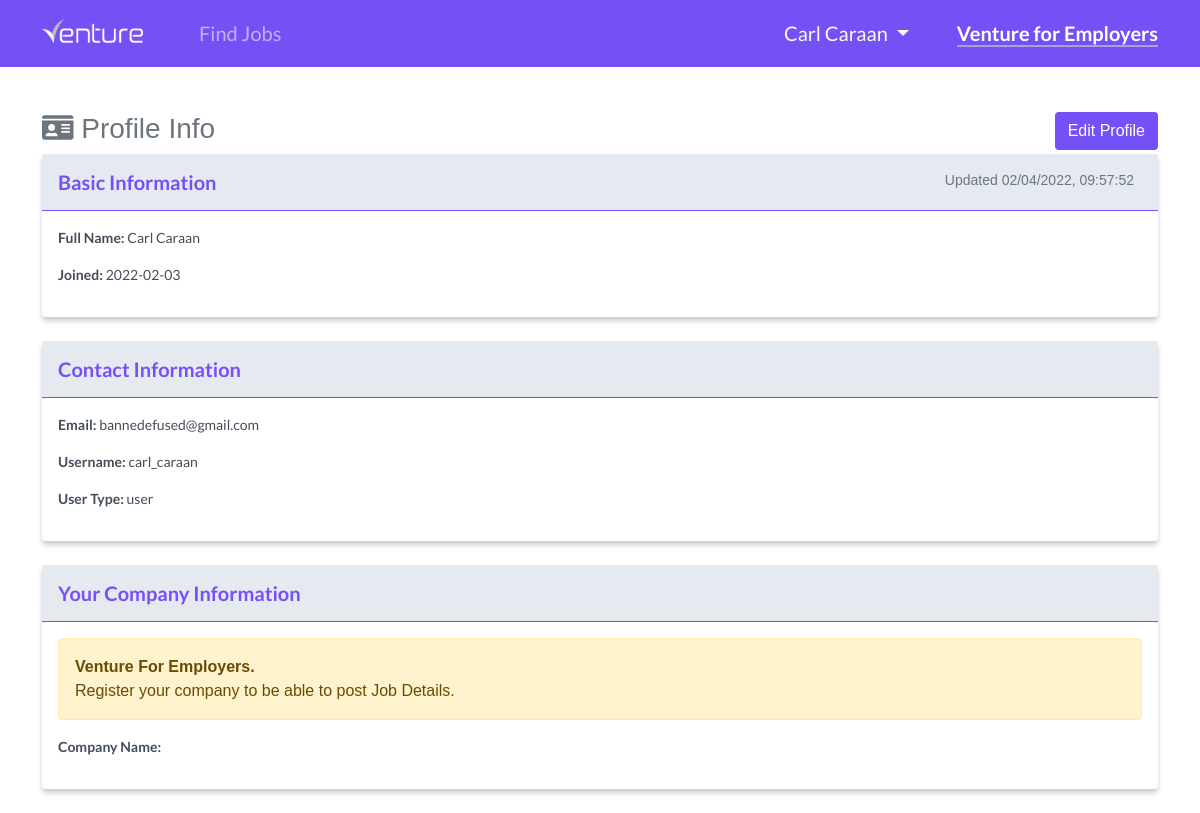
The app's page /user/profile (signed in), older data.
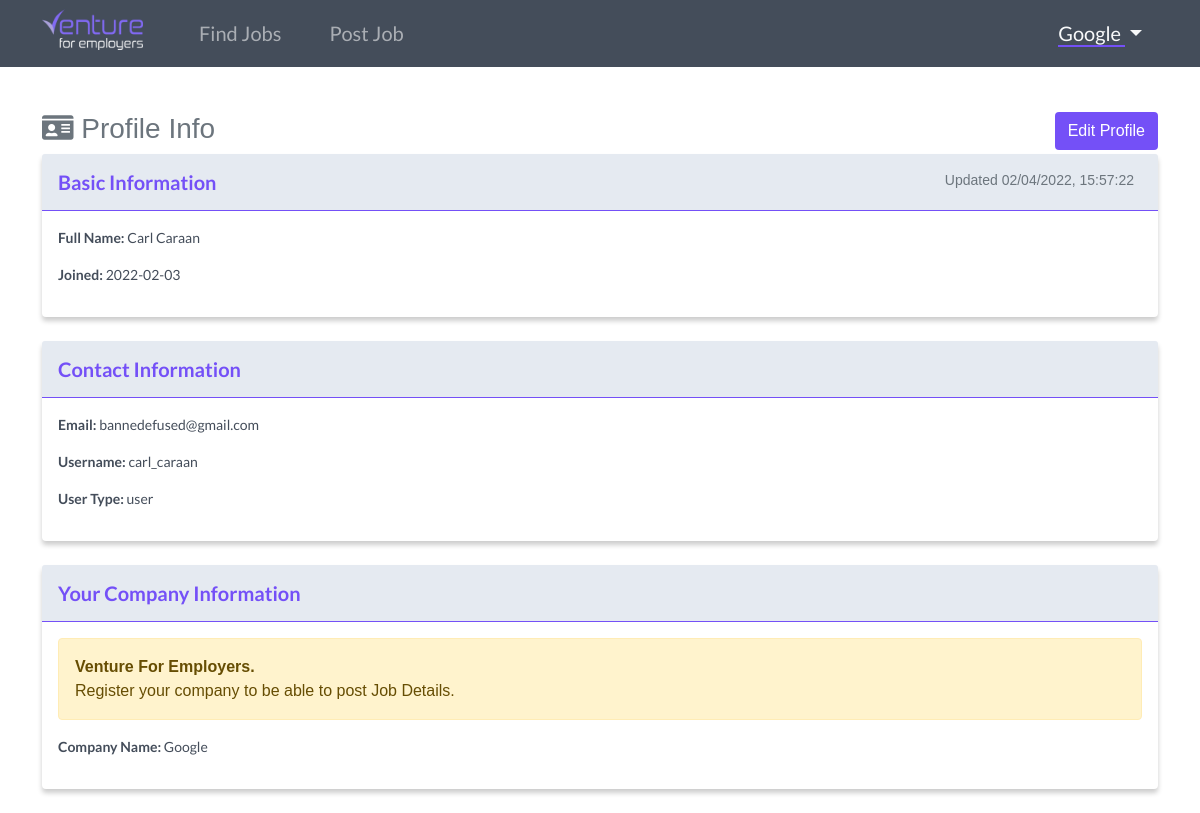
The same page, newer data.
### website/models.py (models this page shows)
class User(db.Model, UserMixin):
    id = db.Column(db.Integer, primary_key=True)
    email = db.Column(db.String(150), unique=True)
    username = db.Column(db.String(150), unique=True)
    firstname = db.Column(db.String(150))
    lastname = db.Column(db.String(150))
    company = db.Column(db.String(150))
    password = db.Column(db.String(150))
    usertype = db.Column(db.String(10))
    date_created = db.Column(db.DateTime, default=datetime.now())
    date_updated = db.Column(db.DateTime(
        timezone=True), onupdate=datetime.now())
    posts = db.relationship('Post', backref='user', passive_deletes="True")
    likes = db.relationship('Like', backref='user', passive_deletes="True")

### website/views.py (the view)
@views.route("/user/profile")
@login_required
def user_profile_view():
    users = User.query.all()
    return render_template("user/profile/view_profile.html", user=current_user,  users=users)

### website/__init__.py (called while the page is built)
def create_app():
    app = Flask(__name__)
    app.config['SECRET_KEY'] = "helloworld"
    app.config['SQLALCHEMY_DATABASE_URI'] = f'sqlite:///{DB_NAME}'
    app.config['SQLALCHEMY_TRACK_MODIFICATIONS'] = True
    db.init_app(app)
    from .views import views
    from .auth import auth
    app.register_blueprint(views, url_prefix="/")
    app.register_blueprint(auth, url_prefix="/")
    from .models import User, Post
    create_database(app)
    login_manager = LoginManager()
    login_manager.login_view = "auth.login"
    login_manager.init_app(app)
    @login_manager.user_loader
    def load_user(id):
        return User.query.get(int(id))
    return app

### website/templates/user/profile/view_profile.html (shortened to what this page needs)
{% extends "user/base.html" %}
{% set active_page = "view_profile" %}
{% block content %}
<br><br><br><br>
<div class="container">
    <h3 class="mt-3 mb-2 text-muted w-100"><i class="fas fa-id-card"></i> Profile Info
        <a id="venture_button" href="/user/profile/edit" class="btn float-end text-white">Edit Profile</a>
    </h3>
    <div class="card mb-4" id="post_container">
        <div class="card-header py-3" id="post_card_header">
            <h6 class="m-0 fw-bold float-start" id="job_title">Basic Information</h6>
            <small class="text-muted me-2 float-end">
                {% if user.date_updated == None %}
                Last Updated {{ user.date_created.strftime("%m/%d/%Y, %H:%M:%S") }}
                {% else %}
                Updated {{ user.date_updated.strftime("%m/%d/%Y, %H:%M:%S") }}
                {% endif %}
            </small>
        </div>
        <div class="card-body">
            <p class="post_card_header_text"><strong>Full Name:</strong> {{ user.firstname }} {{ user.lastname }}</p>
            <p class="post_card_header_text"><strong>Joined:</strong> {{ user.date_created.strftime('%Y-%m-%d') }}</p>
        </div>
    </div>
    <div class="card mb-4" id="post_container">
        <div class="card-header py-3" id="post_card_header">
            <h6 class="m-0 fw-bold" id="job_title">Contact Information</h6>
        </div>
        <div class="card-body">
            <p class="post_card_header_text"><strong>Email:</strong> {{ user.email }}</p>
            <p class="post_card_header_text"><strong>Username:</strong> {{ user.username }}</p>
            <p class="post_card_header_text"><strong>User Type:</strong> {{ user.usertype }}</p>
        </div>
    </div>
    <div class="card mb-4" id="post_container">
        <div class="card-header py-3" id="post_card_header">
            <h6 class="m-0 fw-bold" id="job_title">Your Company Information</h6>
        </div>
        <div class="card-body">
            <div class="alert alert-warning">
                <strong>Venture For Employers.</strong><br>
                Register your company to be able to post Job Details.
            </div>
            <p class="post_card_header_text"><strong>Company Name:</strong> {{ user.company }}</p>
        </div>
    </div>
</div>
{% endblock %}

### website/templates/user/base.html (shortened to what this page needs)
<!DOCTYPE html>
<html lang="en">
<head>
    <link href="https://cdn.jsdelivr.net/npm/bootstrap@5.1.3/dist/css/bootstrap.min.css" rel="stylesheet">
    <link rel="stylesheet" href="https://use.fontawesome.com/releases/v5.15.4/css/all.css">
    <link rel="stylesheet" href="https://cdnjs.cloudflare.com/ajax/libs/trix/1.3.1/trix.css">
    <link rel="stylesheet" href="{{ url_for('static',filename='user/css/style.css') }}">
    <link rel="stylesheet" href="{{ url_for('static',filename='user/css/salary.scss') }}">
    <link rel="stylesheet" href="{{ url_for('static',filename='user/css/slider.css') }}">
    <link rel="stylesheet" href="{{ url_for('static',filename='user/css/fixed.css') }}">
</head>
<body>
    {% if current_user.company %}
    <nav class="navbar navbar-expand-lg navbar-dark fixed-top" id="navbar_employer">
        <div class="container">
            <a class="navbar-brand" href="/home">
                <img id="navbar_logo" src="{{ url_for('static',filename='user/img/venture-employers.ico') }}" width="101px" alt="">
            </a>
            <div class="collapse navbar-collapse" id="navbarSupportedContent">
                <ul class="navbar-nav me-auto mb-2 mb-lg-0">
                    <li class="nav-item">
                        <a href="/home" class="nav-item nav-link mx-3">
                            <span class="{{ 'active_border_bottom2 text-white' if active_page == 'view_post' else '' }}">
                                Find Jobs
                            </span>
                        </a>
                    </li>
                    <li class="nav-item">
                        <a class="nav-item nav-link mx-3" href="/create-post">
                            <span class="{{ 'active_border_bottom2 text-white' if active_page == 'add_post' else '' }}">
                                Post Job
                            </span>
                        </a>
                    </li>
                </ul>
                <li class="d-flex nav-item dropdown">
                    <a class="nav-link text-light dropdown-toggle ps-0 ms-3" href="#" id="navbarDropdown" role="button"
                        data-bs-toggle="dropdown" aria-expanded="false">
                        <span class="{{ 'active_border_bottom2' if active_page == 'edit_password' or active_page == 'edit_profile' or active_page == 'view_profile' else '' }}">
                            {{ current_user.company }}
                        </span>
                    </a>
                </li>
            </div>
        </div>
    </nav>
    {% else %}
    <nav class="navbar navbar-expand-lg navbar-dark fixed-top" id="navbar_employee">
        <div class="container">
            <a class="navbar-brand" href="/home">
                <img id="navbar_logo" src="{{ url_for('static',filename='user/img/venture-white.ico') }}" width="101px" alt="">
            </a>
            <div class="collapse navbar-collapse" id="navbarSupportedContent">
                <ul class="navbar-nav me-auto mb-2 mb-lg-0">
                    <li class="nav-item">
                        <a href="/home" class="nav-item nav-link mx-3">
                            <span class="{{ 'text-white active_border_bottom' if active_page == 'view_post' else '' }}">
                                Find Jobs
                            </span>
                        </a>
                    </li>
                </ul>
                <li class="d-flex nav-item dropdown">
                    <a class="nav-link dropdown-toggle ps-0 text-light mx-3" href="#" id="navbarDropdown" role="button"
                        data-bs-toggle="dropdown" aria-expanded="false">
                        <span class=" {{ 'active_border_bottom' if active_page == 'edit_password' or active_page == 'edit_profile' else '' }}">
                            {{ current_user.firstname }}
                            {{ current_user.lastname }}
                        </span>
                    </a>
                </li>
                <li class="d-flex nav-item">
                    <a class="nav-link px-0 ms-3" href="/user/profile">
                        <span class="fw-bold {{ 'text-white active_border_bottom' if active_page == 'view_profile' else '' }}">
                            Venture for Employers
                        </span>
                    </a>
                </li>
            </div>
        </div>
    </nav>
    {% endif %}
        {% block content %}{% endblock %}
</body>
</html>

### website/static/user/css/style.css (style rules this page uses)
* { margin: 0; padding: 0; box-sizing: border-box; outline: none; border: none; text-decoration: none; }
html { scroll-behavior: smooth; }
body { font-family: "Helvetica", sans-serif; -webkit-font-smoothing: antialiased; -moz-osx-font-smoothing: grayscale; overflow-x: hidden; }
.navbar-brand { margin-right: 2rem; }
#navbar_employer { background-color: #444d5a; color: #fff; font-family: "Lato", sans-serif; font-size: 20px; padding-top: 0.65rem; padding-bottom: 0.65rem; }
.navbar li a { color: #f1f1f1; }
.active_border_bottom2 { border-bottom: 2px solid #7450f7; }
#navbar_logo { margin-top: -0.7rem; image-rendering: crispEdges; }
#post_container { border: none; box-shadow: 0px 4px 5px 0px rgba(0, 0, 0, 0.2); -webkit-box-shadow: 0px 4px 5px 0px rgba(0, 0, 0, 0.2); -moz-box-shadow: 0px 4px 5px 0px rgba(0, 0, 0, 0.2); }
#job_title { font-style: bold; font-size: 20px; font-family: "Lato", sans-serif; color: #7450f7; }
#post_card_header { background-color: #e5eaf1; padding-bottom: 1rem; border-bottom: 1px solid #7450f7; }
.post_card_header_text { color: #444d5a; font-size: 14px; font-family: "Lato", sans-serif; }
#venture_button { background-color: #7450f7; }

### website/static/user/css/fixed.css (style rules this page uses)
.fixed-top { -webkit-backface-visibility: hidden; }

Row changes from the older to the newer data that the page shows:
changed User "Carl": company (not shown) → "Google"; date_updated "02/04/2022, 09:57:52" → "02/04/2022, 15:57:22"; firstname "Carl" → (not shown); lastname "Caraan" → (not shown)
Text that changed along with them:
text no longer shown: "Venture for Employers"
text now shown: "Post Job"
